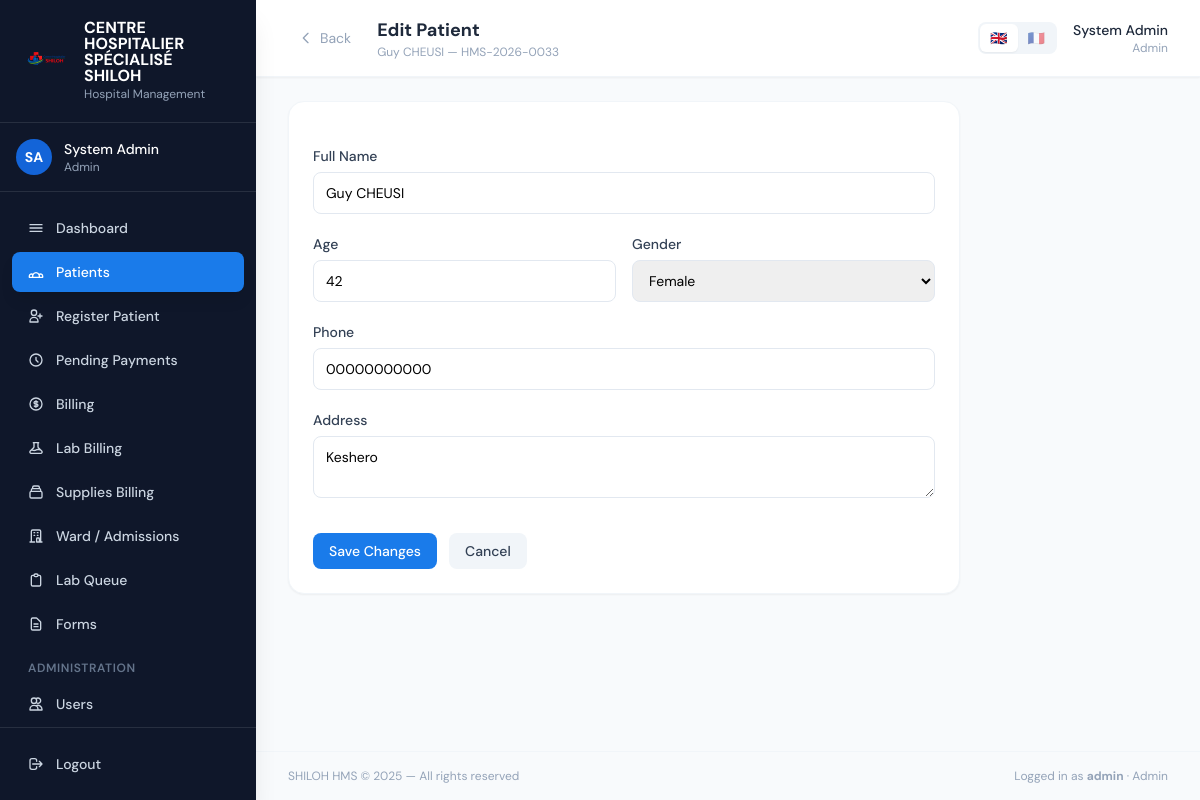
The app's page /patients/64/edit/ (signed in) with its own data.
### core/models.py (models this page shows, shortened)
class HospitalSettings(models.Model):
    hospital_name = models.CharField(
        max_length=200, default='Hospital',
        help_text="Hospital name shown on receipts and the login page"
    )
    logo = models.ImageField(
        upload_to='hospital_logo/', null=True, blank=True,
        help_text="Logo shown on login page, receipts, and as favicon"
    )
    logo_size = models.CharField(
        max_length=10, choices=LogoSize.choices, default=LogoSize.MEDIUM,
        help_text="Display size of the logo on the login page and sidebar"
    )
    consultation_fee = models.DecimalField(
        max_digits=12, decimal_places=2, default=0,
        help_text="Standard consultation fee in CDF"
    )
    fixed_fee = models.DecimalField(
        max_digits=14, decimal_places=2, default=46136.71,
        help_text="Fixed administrative fee in CDF added to every bill"
    )
    currency = models.CharField(
        max_length=10, default='CDF',
        help_text="Primary currency code or symbol (e.g. CDF, RWF, KES)"
    )
    language = models.CharField(
        max_length=10,
        choices=[('en', 'English'), ('fr', 'Français')],
        default='en',
        help_text="System-wide display language for all users"
    )
    updated_at = models.DateTimeField(auto_now=True)
    updated_by = models.ForeignKey(
        'User', null=True, blank=True, on_delete=models.SET_NULL, related_name='settings_updated'
    )
    class Meta:
        verbose_name = "Hospital Settings"
    @classmethod
    def get(cls):
        obj, _ = cls.objects.get_or_create(pk=1)
        return obj

class User(AbstractUser):
    role = models.CharField(max_length=20, choices=Role.choices, default=Role.RECEPTIONIST)
    specialty = models.CharField(
        max_length=30, choices=Specialty.choices, blank=True, default='',
        help_text="Only applicable for doctors"
    )
    phone = models.CharField(max_length=20, blank=True)
    is_deleted = models.BooleanField(default=False)
    must_change_password = models.BooleanField(default=False)
    preferred_language = models.CharField(
        max_length=5, choices=Language.choices, blank=True, default='',
        help_text="If blank, the hospital's default system language is used."
    )
    created_by = models.ForeignKey(
        'self', null=True, blank=True, on_delete=models.SET_NULL, related_name='created_users'
    )

### patients/models.py (models this page shows, shortened)
class Patient(models.Model):
    patient_id = models.CharField(max_length=20, unique=True, editable=False)
    full_name = models.CharField(max_length=200)
    age = models.PositiveIntegerField()
    gender = models.CharField(max_length=1, choices=Gender.choices)
    phone = models.CharField(max_length=20)
    address = models.TextField()
    insurance = models.ForeignKey(Insurance, null=True, blank=True, on_delete=models.SET_NULL)
    registered_by = models.ForeignKey(User, on_delete=models.SET_NULL, null=True, related_name='registered_patients')
    is_deleted = models.BooleanField(default=False)
    created_at = models.DateTimeField(auto_now_add=True)
    updated_at = models.DateTimeField(auto_now=True)
    class Meta:
        ordering = ['-created_at']

### patients/views.py (the view, shortened to what this page needs)
# urls.py: path('<int:pk>/edit/', views.patient_edit, name='patient_edit'),
@role_required('receptionist', 'admin')
def patient_edit(request, pk):
    patient = get_object_or_404(Patient, pk=pk, is_deleted=False)
    return render(request, 'patients/patient_edit.html', {'patient': patient})

### templates/patients/patient_edit.html (shortened to what this page needs)
{% extends 'base.html' %}
{% load i18n %}
{% block page_title %}Edit Patient{% endblock %}
{% block page_subtitle %}{{ patient.full_name }} &mdash; {{ patient.patient_id }}{% endblock %}
{% block content %}
<div class="max-w-2xl">
<div class="card">
  <form method="post" class="space-y-5">
    <div><label class="form-label">Full Name</label><input name="full_name" value="{{ patient.full_name }}" required class="form-input" /></div>
    <div class="grid grid-cols-2 gap-4">
      <div><label class="form-label">Age</label><input type="number" name="age" value="{{ patient.age }}" required class="form-input" /></div>
      <div><label class="form-label">Gender</label>
        <select name="gender" class="form-input">
          <option value="F" {% if patient.gender == 'F' %}selected{% endif %}>Female</option>
        </select>
      </div>
    </div>
    <div><label class="form-label">Phone</label><input name="phone" value="{{ patient.phone }}" class="form-input" /></div>
    <div><label class="form-label">Address</label><textarea name="address" class="form-input" rows="2">{{ patient.address }}</textarea></div>
    <div class="flex gap-3 pt-2">
      <button type="submit" class="btn-primary">Save Changes</button>
      <a href="{% url 'patient_detail' pk=patient.pk %}" class="btn-secondary">Cancel</a>
    </div>
  </form>
</div>
</div>
{% endblock %}

### templates/base.html (shortened to what this page needs)
{% load i18n %}<!DOCTYPE html>
<html lang="{{ request.LANGUAGE_CODE|default:'en' }}">
<head>
  <script src="https://cdn.tailwindcss.com"></script>
</head>
<body class="bg-slate-50 min-h-screen flex">
{% if user.is_authenticated %}
<aside class="w-64 h-screen bg-slate-900 flex flex-col fixed top-0 left-0 z-40 shadow-xl overflow-hidden">
  <div class="px-6 py-5 border-b border-white/10">
    <div class="flex items-center gap-3">
      {% if hospital_logo_url %}
      <img src="{{ hospital_logo_url }}" alt="{{ hospital_name }}"
           style="width:{{ logo_size_px }};height:{{ logo_size_px }};max-width:48px;max-height:48px"
           class="object-contain rounded-xl shrink-0" />
      {% endif %}
      <div>
        <div class="text-white font-bold text-base leading-none">{{ hospital_name|upper }}</div>
        <div class="text-slate-400 text-xs mt-0.5">{% trans "Hospital Management" %}</div>
      </div>
    </div>
  </div>
  <div class="px-4 py-4 border-b border-white/10">
    <div class="flex items-center gap-3">
      <div class="w-9 h-9 bg-brand-700 rounded-full flex items-center justify-center text-white text-sm font-bold">
        {{ user.first_name|first|upper }}{{ user.last_name|first|upper }}
      </div>
      <div class="flex-1 min-w-0">
        <div class="text-white text-sm font-medium truncate">{{ user.get_full_name }}</div>
        <div class="text-slate-400 text-xs capitalize">{{ user.get_role_display }}</div>
      </div>
    </div>
  </div>
  <nav class="flex-1 px-3 py-4 space-y-1 overflow-y-auto">
    <a href="{% url 'dashboard' %}" class="sidebar-link {% if request.resolver_match.url_name == 'dashboard' %}active{% endif %}">
      <svg class="w-4 h-4" fill="none" viewBox="0 0 24 24" stroke="currentColor"><path stroke-linecap="round" stroke-linejoin="round" stroke-width="2" d="M3 7h18M3 12h18M3 17h18"/></svg>
      {% trans "Dashboard" %}
    </a>
    {% if user.role != 'accountant' and user.role != 'lab_technician' %}
    <a href="{% url 'patient_list' %}" class="sidebar-link {% if 'patient' in request.resolver_match.url_name %}active{% endif %}">
      {% trans "Patients" %}
    </a>
    {% endif %}
    {% if user.role == 'receptionist' or user.role == 'admin' %}
    <a href="{% url 'patient_register' %}" class="sidebar-link {% if request.resolver_match.url_name == 'patient_register' %}active{% endif %}">
      <svg class="w-4 h-4" fill="none" viewBox="0 0 24 24" stroke="currentColor"><path stroke-linecap="round" stroke-linejoin="round" stroke-width="2" d="M18 9v3m0 0v3m0-3h3m-3 0h-3m-2-5a4 4 0 11-8 0 4 4 0 018 0zM3 20a6 6 0 0112 0v1H3v-1z"/></svg>
      {% trans "Register Patient" %}
    </a>
    {% endif %}
    {% if user.role == 'accountant' or user.role == 'admin' %}
    <a href="{% url 'pending_billing_list' %}" class="sidebar-link {% if 'pending_billing' in request.resolver_match.url_name %}active{% endif %}">
      <svg class="w-4 h-4" fill="none" viewBox="0 0 24 24" stroke="currentColor"><path stroke-linecap="round" stroke-linejoin="round" stroke-width="2" d="M12 8v4l3 3m6-3a9 9 0 11-18 0 9 9 0 0118 0z"/></svg>
      {% trans "Pending Payments" %}
    </a>
    <a href="{% url 'billing_dashboard' %}" class="sidebar-link {% if 'billing_dashboard' == request.resolver_match.url_name or 'payment' in request.resolver_match.url_name %}active{% endif %}">
      {% trans "Billing" %}
    </a>
    <a href="{% url 'lab_billing_list' %}" class="sidebar-link {% if 'lab_billing' in request.resolver_match.url_name or 'lab_payment' in request.resolver_match.url_name %}active{% endif %}">
      {% trans "Lab Billing" %}
    </a>
    <a href="{% url 'supplies_billing_list' %}" class="sidebar-link {% if 'supplies_billing' in request.resolver_match.url_name %}active{% endif %}">
      <svg class="w-4 h-4" fill="none" viewBox="0 0 24 24" stroke="currentColor"><path stroke-linecap="round" stroke-linejoin="round" stroke-width="2" d="M19 11H5m14 0a2 2 0 012 2v6a2 2 0 01-2 2H5a2 2 0 01-2-2v-6a2 2 0 012-2m14 0V9a2 2 0 00-2-2M5 11V9a2 2 0 012-2m0 0V5a2 2 0 012-2h6a2 2 0 012 2v2M7 7h10"/></svg>
      {% trans "Supplies Billing" %}
    </a>
    {% endif %}
    {% if user.role == 'nurse' or user.role == 'admin' %}
    <a href="{% url 'admission_list' %}" class="sidebar-link {% if 'admission' in request.resolver_match.url_name %}active{% endif %}">
      <svg class="w-4 h-4" fill="none" viewBox="0 0 24 24" stroke="currentColor"><path stroke-linecap="round" stroke-linejoin="round" stroke-width="2" d="M19 21V5a2 2 0 00-2-2H7a2 2 0 00-2 2v16m14 0h2m-2 0h-5m-9 0H3m2 0h5M9 7h1m-1 4h1m4-4h1m-1 4h1m-2 10v-5a1 1 0 011-1h2a1 1 0 011 1v5m-4 0h4"/></svg>
      {% trans "Ward / Admissions" %}
    </a>
    {% endif %}
    {% if user.role == 'lab_technician' or user.role == 'admin' %}
    <a href="{% url 'lab_queue' %}" class="sidebar-link {% if 'lab' in request.resolver_match.url_name %}active{% endif %}">
      <svg class="w-4 h-4" fill="none" viewBox="0 0 24 24" stroke="currentColor"><path stroke-linecap="round" stroke-linejoin="round" stroke-width="2" d="M9 5H7a2 2 0 00-2 2v12a2 2 0 002 2h10a2 2 0 002-2V7a2 2 0 00-2-2h-2M9 5a2 2 0 002 2h2a2 2 0 002-2M9 5a2 2 0 012-2h2a2 2 0 012 2"/></svg>
      {% trans "Lab Queue" %}
    </a>
    {% endif %}
    <a href="{% url 'forms_library' %}" class="sidebar-link {% if 'forms' in request.resolver_match.url_name %}active{% endif %}">
      <svg class="w-4 h-4" fill="none" viewBox="0 0 24 24" stroke="currentColor"><path stroke-linecap="round" stroke-linejoin="round" stroke-width="2" d="M9 12h6m-6 4h6m2 5H7a2 2 0 01-2-2V5a2 2 0 012-2h5.586a1 1 0 01.707.293l5.414 5.414a1 1 0 01.293.707V19a2 2 0 01-2 2z"/></svg>
      {% trans "Forms" %}
    </a>
    {% if user.role == 'admin' %}
    <div class="pt-3 pb-1 px-4 text-xs font-semibold text-slate-500 uppercase tracking-wider">{% trans "Administration" %}</div>
    <a href="{% url 'user_list' %}" class="sidebar-link {% if 'user' in request.resolver_match.url_name %}active{% endif %}">
      <svg class="w-4 h-4" fill="none" viewBox="0 0 24 24" stroke="currentColor"><path stroke-linecap="round" stroke-linejoin="round" stroke-width="2" d="M12 4.354a4 4 0 110 5.292M15 21H3v-1a6 6 0 0112 0v1zm0 0h6v-1a6 6 0 00-9-5.197M13 7a4 4 0 11-8 0 4 4 0 018 0z"/></svg>
      {% trans "Users" %}
    </a>
    {% endif %}
  </nav>
  <div class="px-3 py-4 border-t border-white/10">
    <a href="{% url 'logout' %}" class="sidebar-link text-red-400 hover:bg-red-500/10 hover:text-red-300">
      <svg class="w-4 h-4" fill="none" viewBox="0 0 24 24" stroke="currentColor"><path stroke-linecap="round" stroke-linejoin="round" stroke-width="2" d="M17 16l4-4m0 0l-4-4m4 4H7m6 4v1a3 3 0 01-3 3H6a3 3 0 01-3-3V7a3 3 0 013-3h4a3 3 0 013 3v1"/></svg>
      {% trans "Logout" %}
    </a>
  </div>
</aside>
<div class="ml-64 flex-1 flex flex-col min-h-screen">
  <header class="bg-white border-b border-slate-100 px-8 py-4 flex items-center justify-between sticky top-0 z-30 shadow-sm">
    <div class="flex items-center gap-4">
      <button onclick="history.back()"
              class="flex items-center gap-1.5 text-slate-400 hover:text-slate-700 hover:bg-slate-100 px-2.5 py-1.5 rounded-lg transition-colors text-sm"
              title="Go back">
        <svg class="w-4 h-4" fill="none" viewBox="0 0 24 24" stroke="currentColor"><path stroke-linecap="round" stroke-linejoin="round" stroke-width="2" d="M15 19l-7-7 7-7"/></svg>
        {% trans "Back" %}
      </button>
      <div>
        <h1 class="text-lg font-bold text-slate-800">{% block page_title %}Dashboard{% endblock %}</h1>
        <p class="text-xs text-slate-400">{% block page_subtitle %}{% endblock %}</p>
      </div>
    </div>
    <div class="flex items-center gap-4">
      <form method="post" action="{% url 'set_my_language' %}" class="flex items-center bg-slate-100 rounded-lg p-0.5">
        <button type="submit" name="language" value="en" title="English"
                class="px-2.5 py-1 rounded-md text-sm transition-colors {% if user.preferred_language == 'en' or not user.preferred_language %}bg-white shadow-sm{% else %}opacity-50 hover:opacity-80{% endif %}">
          🇬🇧
        </button>
        <button type="submit" name="language" value="fr" title="Français"
                class="px-2.5 py-1 rounded-md text-sm transition-colors {% if user.preferred_language == 'fr' %}bg-white shadow-sm{% else %}opacity-50 hover:opacity-80{% endif %}">
          🇫🇷
        </button>
      </form>
      <a href="{% url 'my_profile' %}" class="text-right hover:opacity-70 transition-opacity">
        <div class="text-sm font-medium text-slate-800">{{ user.get_full_name }}</div>
        <div class="text-xs text-slate-400 capitalize">{{ user.get_role_display }}</div>
      </a>
    </div>
  </header>
  <main class="flex-1 px-8 py-6">
{% else %}
<div class="flex-1">
{% endif %}
{% block content %}{% endblock %}
{% if user.is_authenticated %}
  </main>
  <footer class="px-8 py-4 border-t border-slate-100 text-xs text-slate-400 flex justify-between">
    <span>SHILOH HMS &copy; 2025 — {% trans "All rights reserved" %}</span>
    <span>{% trans "Logged in as" %} <strong>{{ user.username }}</strong> · <span class="capitalize">{{ user.get_role_display }}</span></span>
  </footer>
</div>
{% else %}
</div>
{% endif %}
</body>
</html>

### templates/base.html (style rules this page uses)
body { font-family: 'DM Sans', sans-serif; }
.sidebar-link { @apply flex items-center gap-3 px-4 py-2.5 rounded-lg text-slate-300 hover:bg-white/10 hover:text-white transition-all text-sm font-medium; }
.sidebar-link.active { @apply bg-brand-600 text-white shadow-lg; }
.card { @apply bg-white rounded-2xl shadow-sm border border-slate-100 p-6; }
.btn-primary { @apply inline-flex items-center gap-2 bg-brand-600 hover:bg-brand-700 text-white px-4 py-2 rounded-lg text-sm font-medium transition-colors; }
.btn-secondary { @apply inline-flex items-center gap-2 bg-slate-100 hover:bg-slate-200 text-slate-700 px-4 py-2 rounded-lg text-sm font-medium transition-colors; }
.form-input { @apply w-full border border-slate-200 rounded-lg px-3 py-2.5 text-sm focus:outline-none focus:ring-2 focus:ring-brand-500 focus:border-transparent transition-all; }
.form-label { @apply block text-sm font-medium text-slate-700 mb-1.5; }

### records on screen
HospitalSettings: hospital_name "CENTRE HOSPITALIER SPÉCIALISÉ SHILOH"
User: first_name|first "S", last_name|first "A", get_full_name "System Admin", role "Admin", username "admin"
Patient: full_name "Guy CHEUSI", patient_id "HMS-2026-0033", age "42", gender "Female", phone "00000000000", address "Keshero"
